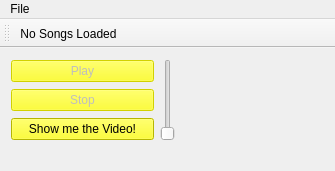
<?xml version="1.0" encoding="UTF-8"?>
<ui version="4.0">
 <class>MainWindow</class>
 <widget class="QMainWindow" name="MainWindow">
  <property name="geometry">
   <rect>
    <x>0</x>
    <y>0</y>
    <width>335</width>
    <height>171</height>
   </rect>
  </property>
  <property name="sizePolicy">
   <sizepolicy hsizetype="Fixed" vsizetype="Fixed">
    <horstretch>0</horstretch>
    <verstretch>0</verstretch>
   </sizepolicy>
  </property>
  <property name="windowTitle">
   <string>Media Player Bikinan Sendiri :^)</string>
  </property>
  <property name="styleSheet">
   <string notr="true">QPushButton{
	background: yellow;
}</string>
  </property>
  <widget class="QWidget" name="centralWidget">
   <layout class="QHBoxLayout" name="horizontalLayout">
    <item>
     <layout class="QVBoxLayout" name="verticalLayout">
      <item>
       <widget class="QPushButton" name="pushButton">
        <property name="enabled">
         <bool>false</bool>
        </property>
        <property name="sizePolicy">
         <sizepolicy hsizetype="Preferred" vsizetype="Fixed">
          <horstretch>0</horstretch>
          <verstretch>0</verstretch>
         </sizepolicy>
        </property>
        <property name="maximumSize">
         <size>
          <width>16777215</width>
          <height>16777215</height>
         </size>
        </property>
        <property name="text">
         <string>Play</string>
        </property>
        <property name="checkable">
         <bool>false</bool>
        </property>
       </widget>
      </item>
      <item>
       <widget class="QPushButton" name="stopButton">
        <property name="enabled">
         <bool>false</bool>
        </property>
        <property name="text">
         <string>Stop</string>
        </property>
       </widget>
      </item>
      <item>
       <widget class="QPushButton" name="showVideo">
        <property name="sizePolicy">
         <sizepolicy hsizetype="Minimum" vsizetype="Fixed">
          <horstretch>0</horstretch>
          <verstretch>0</verstretch>
         </sizepolicy>
        </property>
        <property name="text">
         <string>Show me the Video!</string>
        </property>
        <property name="checkable">
         <bool>true</bool>
        </property>
       </widget>
      </item>
     </layout>
    </item>
    <item>
     <widget class="QSlider" name="verticalSlider">
      <property name="orientation">
       <enum>Qt::Vertical</enum>
      </property>
     </widget>
    </item>
    <item>
     <widget class="VlcWidgetSeekProgress" name="widgetSeekProgress" native="true"/>
    </item>
   </layout>
  </widget>
  <widget class="QMenuBar" name="menuBar">
   <property name="geometry">
    <rect>
     <x>0</x>
     <y>0</y>
     <width>335</width>
     <height>21</height>
    </rect>
   </property>
   <widget class="QMenu" name="menuFile">
    <property name="title">
     <string>File</string>
    </property>
    <addaction name="actionOpen"/>
   </widget>
   <addaction name="menuFile"/>
  </widget>
  <widget class="QToolBar" name="mainToolBar">
   <attribute name="toolBarArea">
    <enum>TopToolBarArea</enum>
   </attribute>
   <attribute name="toolBarBreak">
    <bool>false</bool>
   </attribute>
   <addaction name="ActionLabel"/>
  </widget>
  <widget class="QStatusBar" name="statusBar">
   <property name="sizeGripEnabled">
    <bool>false</bool>
   </property>
  </widget>
  <action name="actionOpen">
   <property name="text">
    <string>Open</string>
   </property>
  </action>
  <action name="ActionLabel">
   <property name="text">
    <string>No Songs Loaded</string>
   </property>
  </action>
 </widget>
 <layoutdefault spacing="6" margin="11"/>
 <customwidgets>
  <customwidget>
   <class>VlcWidgetSeekProgress</class>
   <extends>QWidget</extends>
   <header location="global">VLCQtWidgets/WidgetSeekProgress.h</header>
   <container>1</container>
  </customwidget>
 </customwidgets>
 <resources/>
 <connections/>
</ui>
